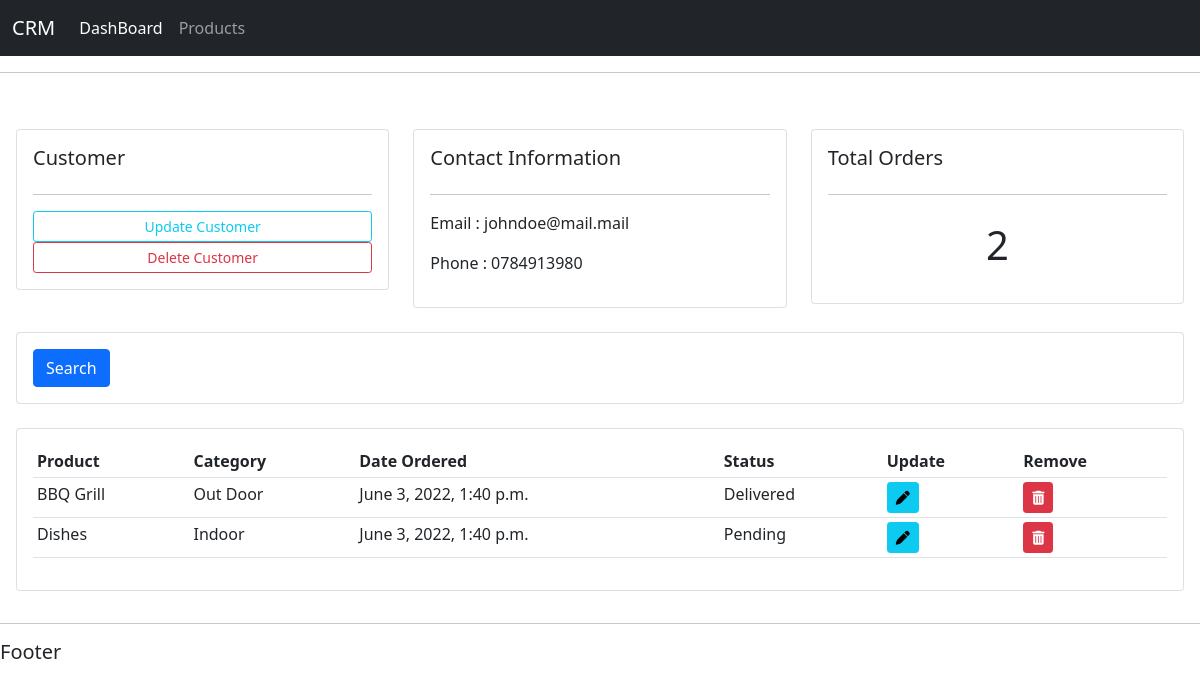
/customer/1, run on an earlier commit of the app's database.
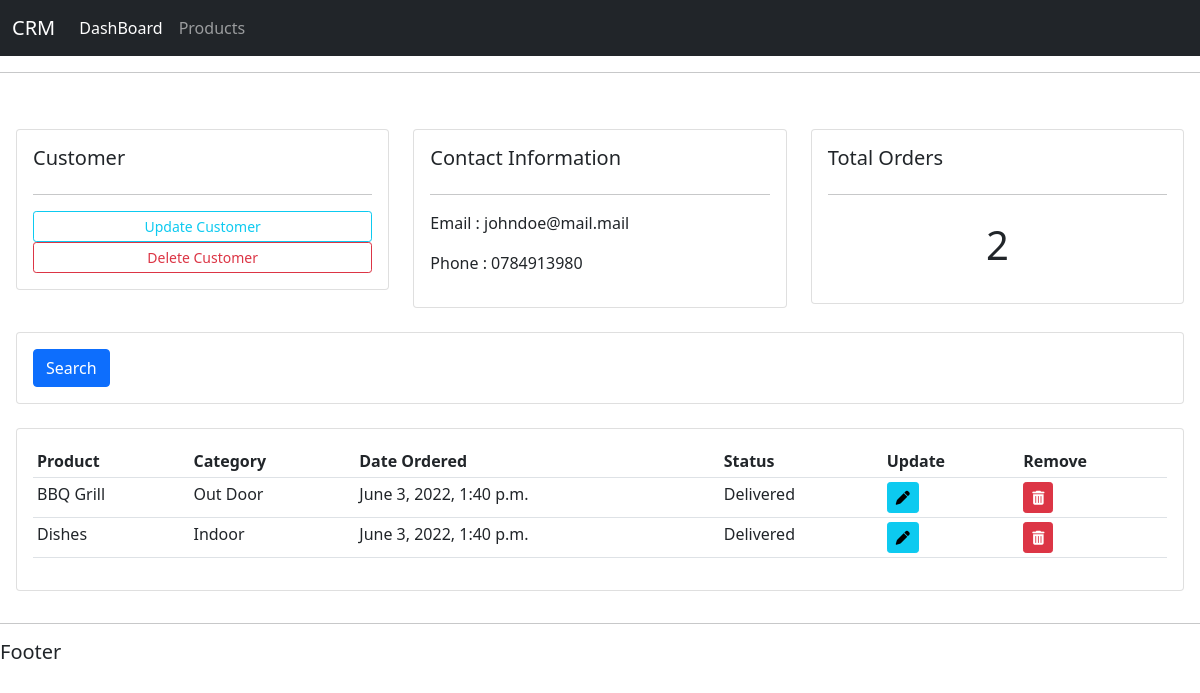
And on a later commit of the database.
### account/models.py (models this page shows, shortened)
class Order(models.Model):
    STATUS=(
        ('Pending','Pending'),
        ('Out for delivery','Out for delivery'),
        ('Delivered','Delivered'),
    )
    customer=models.ForeignKey(Customer,null=True,on_delete=models.SET_NULL)
    product=models.ForeignKey(Product,null=True,on_delete=models.SET_NULL)
    date_created=models.DateTimeField(auto_now_add=True,null=True)
    status=models.CharField( max_length=50,choices=STATUS)

class Product(models.Model):
    CATEGORY=(
        ('Indoor','Indoor'),
        ('Out Door','Out Door'),
    )
    name=models.CharField( max_length=50,null=True)
    price=models.DecimalField( max_digits=5, decimal_places=2,null=True)
    tags=models.ForeignKey(Tag,null=True,on_delete=models.SET_NULL)
    category=models.CharField( max_length=50,null=True,choices=CATEGORY)
    description=models.CharField( max_length=250,null=True,blank=True)
    date_created=models.DateTimeField(auto_now_add=True,null=True)
    def __str__(self):
        return self.name

### account/views.py (the view)
# urls.py: path('customer/<int:pk>', customer,name='customer'),
def customer(request,pk):
    template_name='account/customer.html'
    customer=Customer.objects.get(id=pk)
    orders=customer.order_set.all()
    order_count=orders.count()
    context={
        'customer':customer,
        'orders':orders,
        'order_count':order_count,
    }
    return render(request, template_name,context=context)

### account/templates/account/customer.html
{% extends 'account/main.html' %}
{% block content %}
    <br/>
    <div class="row">
        <div class="col-md">
            <div class="card card-body">
                <h5>Customer</h5>
                <hr/>
                <a class="btn btn-outline-info btn-sm btn-block" href="#">Update Customer</a>
                <a class="btn btn-outline-danger btn-sm btn-block" href="#">Delete Customer</a>
            </div>
        </div>
        <div class="col-md">
            <div class="card card-body">
                <h5>Contact Information</h5>
                <hr/>
                <p>Email : {{customer.email}}</p>
                <p>Phone : {{customer.phone}}</p>
            </div>
        </div>
        <div class="col-md">
            <div class="card card-body">
                <h5>Total Orders</h5>
                <hr/>
                <h1 style="text-align: center;padding: 10px;">{{order_count}}</h1>
            </div>
        </div>
    </div>
    <br/>
    <div class="row">
        <div class="col">
            <div class="card card-body">
                <form method="get">
                    <button class="btn btn-primary" type="submit">Search</button>
                </form>
            </div>
        </div>
    </div>
    <br/>
    <div class="row">
        <div class="col-md">
            <div class="card card-body">
                <table class="table table-sm">
                    <tr>
                        <th>Product</th>
                        <th>Category</th>
                        <th>Date Ordered</th>
                        <th>Status</th>
                        <th>Update</th>
                        <th>Remove</th>
                    </tr>
                    {% for order in orders %}
                        <tr>
                            <td>{{order.product}}</td>
                            <td>{{order.product.category}}</td>
                            <td>{{order.date_created}}</td>
                            <td>{{order.status}}</td>
                            <td><a class="btn btn-sm btn-info" href="{% url 'update-order' order.id %}"><i class="fa-solid fa-pen"></i></a></td>
                            <td><a class="btn btn-sm btn-danger" href="{% url 'delete-order' order.id %}"><i class="fa-solid fa-trash-can"></i></a></td>
                        </tr>
                    {% endfor %}
                </table>
            </div>
        </div>
    </div>
{% endblock %}

What changed in the data, as far as the page shows it:
changed Order "Dishes": status "Pending" → "Delivered"
